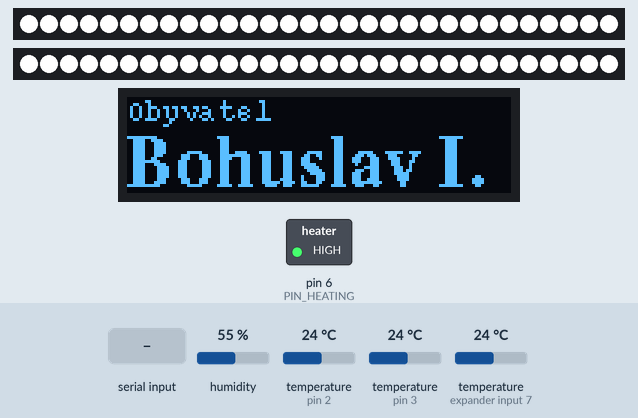
A sketch run on a simulated Arduino Uno, built with avr-gcc and run on an emulated ATmega328P. Shown: 2 × 30 RGB LEDs in strip order, left to right, 128×32 one-colour display, switched loads named in the sketch (green lamp = pin HIGH). Inputs (shaded band) come from the test bench; at power-on: humidity 55 %, temperature (sensors on pin 2, pin 3, expander input 7) 24 °C. The local clock reads 2024-03-15 10:24:30 at power-on unless the sketch sets it; EEPROM starts erased; what the sketch prints to the serial monitor is not drawn.

Above: at 2.1 s.
2.2 s: "h90\n" received over Serial
At 3.9 s:
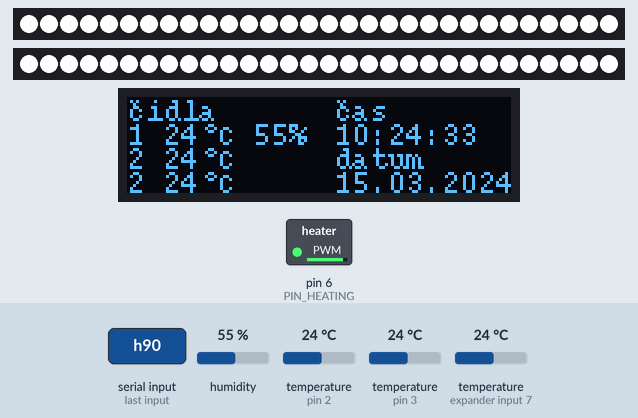
6.2 s: byte 116 ('t') received over Serial
8.5 s: byte 115 ('s') received over Serial
12.5 s: byte 63 ('?') received over Serial
14.5 s: "r90\n" received over Serial
At 15.47 s:
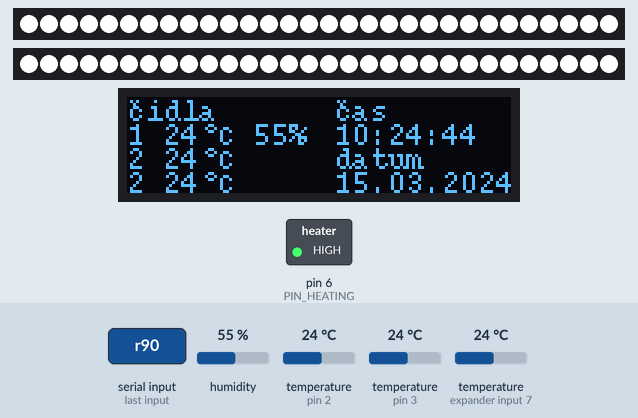
17.0 s: "t90\n" received over Serial
Timing chart, 0 to 20.0 s (numbered marks = the images above; inputs shaded):
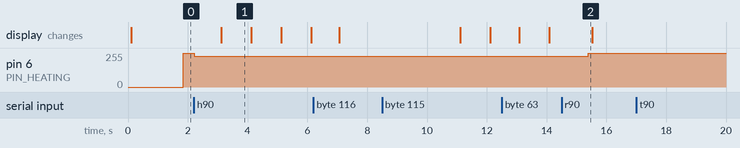

Measured:
- after the input at 2.2 s, pin 6 (PIN_HEATING): 255/255 → 229/255 at once
- after the input at 14.5 s, pin 6 (PIN_HEATING): 229/255 → 255/255 after 0.90 s
- what the display in image 1 shows lasts 1.0 s, from 3.1 s to 4.1 s

The sketch:

terrarium.ino
```cpp
#include <Arduino.h>
#include <EEPROM.h>
#include <OneWire.h>              //http://www.pjrc.com/teensy/arduino_libraries/OneWire.zip
#include <NeoPixelBus.h>          //https://github.com/Makuna/NeoPixelBus/wiki
#include <DallasTemperature.h>    //https://github.com/milesburton/Arduino-Temperature-Control-Library
#include <Adafruit_Sensor.h>      //https://github.com/adafruit/Adafruit_Sensor
#include <DHT.h>                  //https://github.com/adafruit/DHT-sensor-library
#include <U8g2lib.h>              //https://github.com/olikraus/u8g2
#include <U8x8lib.h>              //https://github.com/olikraus/u8g2
#include <RTClib.h>               //https://github.com/adafruit/RTClib

/*

Konektory v ridici jednotce
===========================
                                                       ..
                                                       ..
                                                       ..
        +-----+-----+-----+                            ||
        | SDA |1WIRE| GND |                            ||
        +-----+-----+-----+    +-------+    +-------+  ||
        | SCL |1WIRE| GND |    |TOPENI |    | 5V DC |  ||
        +-----+-----+-----+    +-------+    +-------+  ||
        |LEDS1| +5V |DHT22|    | oo oo |    | oo oo |  ||
        +-----+-----+-----+    +---+---+    +---+---+  ||
        |LEDS2| GND | KEY |    | + | - |    | + | - |  ||
        +-----+-----+-----+    +---+---+    +---+---+  ||
                                                       ||
... ===================================================++


*/
//----------
// Zadratovani

#define PIN_AM2302  2 //teplota a vlhkost
#define PIN_1WIRE   3 //1wire teplomery
#define PIN_LEDS1   4 //prvni ledpasek
#define PIN_LEDS2   5 //druhy ledpasek
#define PIN_HEATING 6 //topeni, PWM (muze bejt 3,5,6,9,10,11)
#define PIN_SDA
#define PIN_SCL

//Konstanty pro tisk polozek
#define PRINT_T1    0x01
#define PRINT_T2    0x02
#define PRINT_T3    0x04
#define PRINT_RH1   0x08
#define PRINT_COLOR 0x10
#define PRINT_DATE  0x20
#define PRINT_TIME  0x40
#define PRINT_HEAT  0x80
#define PRINT_ALL   0xFFFF

//----------------------------------------------------------------
// Udalosti
#define EV_PROC       0x01
#define EV_SEC        0x02
#define EV_MIN        0x04
#define EV_INIT       0x08
#define EV_DONE       0x10
#define EV_MEAREQ     0x20
#define EV_STATREQ    0x40
#define EV_DISP_INIT  0x80

uint8_t events; //udalosti

void set_event(uint8_t mask) {
  //TODO: mozna nejak zatomizovat, co az mi hrabne a bude se neco dit v preruseni
  events|=mask;
}

uint8_t tstclr_event(uint8_t mask) {
  //TODO: mozna nejak zatomizovat, co az mi hrabne a bude se neco dit v preruseni
  if (events&mask) {
    events&=~mask;
    return mask;
  }
  return 0;
}

//----------------------------------------------------------------
// Zalohovana pamet

typedef struct {
  RgbColor color=new RgbColor();
  int heating;
  uint8_t stone_temp;
} NVRAM;

NVRAM nvram;  //zalohovana pamet

void nvram_init() {
  uint8_t* ptr;
  uint8_t i;

  memset(&nvram,0,sizeof(NVRAM)); //nejprve vynulujeme
  ptr=(uint8_t*)&nvram; //tady je pamet
  for (i=0;i<sizeof(NVRAM);i++) ptr[i]=EEPROM.read(i); //cteme z eepromky do ramky
  //nvram.heating=20;  //zatim odhad nejakeho normalniho topeni
  //nvram.color=RgbColor(1,1,1); //aspon neco
}

void nvram_update() {
  uint8_t* ptr;
  uint8_t i;

  ptr=(uint8_t*)&nvram; //tady je pamet
  for (i=0;i<sizeof(NVRAM);i++) EEPROM.update(i,ptr[i]); //ochrana proti ohoblovani eeprom (zapis jen kdyz je zmena)
}

//Obezlicky, aby to vypadalo jako uplne normalni promenna
#define color nvram.color
#define heating nvram.heating
#define stone_temp nvram.stone_temp

//----------------------------------------------------------------
// Aktualni stavy teraria

float t1,t2,t3,rh1;

//----------------------------------------------------------------
// Pomocne kravinky

int sectick;

char printbuffer[64]; //bufik pro tisk
#define get_print_buffer() printbuffer

int bcd2bin(int bcd) {
  return (((bcd>>4)&15)*10)+(bcd&15);
}

int float2int(float f) {
  return (int)(f+0.5);
}

//----------------------------------------------------------------
// RTC

RTC_DS1307 rtc;
DateTime now;

void printbuffer_time(void) {
  sprintf(get_print_buffer(),"%02d:%02d:%02d",now.hour(),now.minute(),now.second()); //"00:00:00"
}

void printbuffer_date(void) {
  sprintf(get_print_buffer(),"%02d.%02d.%04d",now.day(),now.month(),now.year()); //"12.12.2017"
}

void rtc_proc() {
  int sec=now.second(); //schovame si vybrane hodnoty
  int min=now.minute(); // pred zjistenim noveho casu
  now=rtc.now(); //natankujeme cas z RTC
  if (sec!=now.second()) set_event(EV_SEC); //vterinova udalost
  if (min!=now.minute()) set_event(EV_MIN); //minutova udalost
}

void set_rtc(DateTime ts) {
  rtc.adjust(ts); //dle dodaneho razidla nastavime
  rtc_proc(); //a provedeme proceduru, cimz se to nasaje do systemoveho casu
  debug_print_set(PRINT_TIME|PRINT_DATE); //a ukazeme, co jsme provedli
}

//----------------------------------------------------------------
//LED pasek

const uint16_t PixelCount = 30; //oba pasky maji 30 ledek

NeoPixelBus<NeoGrbFeature, Neo800KbpsMethod> strip1(PixelCount, PIN_LEDS1);
NeoPixelBus<NeoGrbFeature, Neo800KbpsMethod> strip2(PixelCount, PIN_LEDS2);

void set_color(RgbColor c) {
  color.R=c.R; //schovame si
  color.G=c.G; // barvicku
  color.B=c.B; //  pro budouci generace
  strip1.ClearTo(color); //prvni pasek naladujeme barvou
  strip1.Show(); //a zobrazime
  strip2.ClearTo(color); //druhy pasek naladujem barvou
  strip2.Show(); //a zobrazime
  debug_print_set(PRINT_COLOR); //a ukazeme, co jsme provedli
}

//----------------------------------------------------------------
// Dallas 1wire

OneWire wire1(PIN_1WIRE);
// vytvoření instance senzoryDS z knihovny DallasTemperature
DallasTemperature ds18b20(&wire1);

void wire1_read(void) {
  ds18b20.requestTemperatures();
  t2=ds18b20.getTempCByIndex(0);
  t3=ds18b20.getTempCByIndex(1);
  debug_print(F("1wire read"),PRINT_T2|PRINT_T3);
}

//----------------------------------------------------------------
// AM2302 alias DTH22

DHT am2302(PIN_AM2302, DHT22);

void am2302_read() {
  t1=am2302.readTemperature(); //cteme teplotu
  rh1=am2302.readHumidity(); //cteme vlhkost

  // Check if any reads failed and exit early (to try again).
  if (isnan(t1) || isnan(rh1)) {
    Serial.println(F("Failed to read from DHT sensor!"));
    return;
  }
  debug_print(F("AM2302 read"),PRINT_T1|PRINT_RH1);
}

//----------------------------------------------------------------
// Topeni

void set_heating(int percent) {
  unsigned int x;

  if (percent<=0) { //je to nula nebo jeste min, takze to je spatne
    digitalWrite(PIN_HEATING,0);
    percent=0;
  } else if (percent>=100) { //je to vic jak maximum
    digitalWrite(PIN_HEATING,1);
    percent=100;
  } else { //je to neco rozumneho
    x=(unsigned int)percent; //udelame bez znamenka
    x*=653; //bulharska konstanta aneb int(255/100*256)
    x>>=8;  //zahodim binarni mista
    analogWrite(PIN_HEATING, x);  //takhle snadno zatopim pomoci pwm
  }
  heating=percent;
  debug_print_set(PRINT_HEAT);
}
/*
 * Nejaky namereny hodnoty
 * status: t1=23.00 t2=33.06 t3=23.75 rh1=46.70 heating=30.00 color=1,1,1 time=22:08:23 date=04.11.2019 ale furt leze nahoru
 */

//----------------------------------------------------------------
// Teplotni regulator

#define temperature_regulator_fb  t2  //kde mame mereni teploty
#define REG_TRIGGER 0.3F

void stone_temp_proc(void) {
  float f;
  int x;

  if (stone_temp==0) return; //pokud si neprejeme regulaci, tak na to dlabeme
  f=((float)(stone_temp))-((float)(t2)); //spocteme rozdil teplot
  Serial.print(F("REGULATOR: pozadovana teplota "));
  Serial.print(stone_temp);
  Serial.print(F(", rozdil teplot "));
  Serial.print(f);
  Serial.print(F(", "));
  if (f>(REG_TRIGGER)) {
    f*=80;
    x=100;
    if (f<100) {
      x=(int)f;
    }
  }
  set_heating(x); //zkusime to nastavit, ochrana proti kravinam je zabudovana v set_heating
  /*
  Serial.print(F("REGULATOR: pozadovana teplota "));
  Serial.print(stone_temp);
  if ((temperature_regulator_fb)>(stone_temp)) {
    x=0;
  } else {
    x=100;
  }
  Serial.print(F(", "));
  set_heating(x); //zkusime to nastavit, ochrana proti kravinam je zabudovana v set_heating
  */
  /*
  f=((float)(stone_temp))-((float)(t2)); //spocteme rozdil teplot
  x=heating; //tolik bylo pred akci
  if (f>(REG_TRIGGER)) { //pokud je rozdil vetsi
    x++;
  } else if (f<(-(REG_TRIGGER))) {
    x--;
  }
  Serial.print(F("REGULATOR: pozadovana teplota "));
  Serial.print(stone_temp);
  Serial.print(F(", rozdil teplot "));
  Serial.print(f);
  Serial.print(F(", topeni pred "));
  Serial.print(heating);
  Serial.print(F(", "));
  set_heating(x); //zkusime to nastavit, ochrana proti kravinam je zabudovana v set_heating
  */
}

//----------------------------------------------------------------
//Displej

U8G2_SSD1306_128X32_UNIVISION_F_HW_I2C u8g2(U8G2_R0, /* reset=*/ U8X8_PIN_NONE);  // Adafruit ESP8266/32u4/ARM Boards + FeatherWing OLED

#define LINE_SIZE 8               //pocet bodu na radek
#define LINE1 0                  //prvni radek
#define LINE2 (LINE1+LINE_SIZE*1) //druhy radek
#define LINE3 (LINE1+LINE_SIZE*2) //treti radek
#define LINE4 (LINE1+LINE_SIZE*3) //cvrty radek

#define TEMPS_COLUMN 0        //sloupec pro teploty
#define RH_COLUMN 32  //sloupec pro vlhkosti
#define RTC_COLUMN 69 //cloupec pro cas a datum

static const unsigned char bitmap_hacek[] U8X8_PROGMEM ={0x05,0x02};
static const unsigned char bitmap_stupen[] U8X8_PROGMEM ={0x06,0x09,0x06};

void hacek(int x,int y) {
  u8g2.drawXBMP(x+1,y+1,3,2,bitmap_hacek);
}

void stupen(int x,int y) {
  u8g2.drawXBMP(x+1,y+1,4,3,bitmap_stupen);
  u8g2.drawStr(x+5,y,"C");
}

/*
void rollLeft() {
  uint8_t *p;
  int sx,sy,i;

  sx=u8g2.getBufferTileWidth()*8;

  p=u8g2.getBufferPtr();
  for (i=u8g2.getBufferTileHeight();i!=0;i--) {
    memcpy(p,p+1,sx-1);
    p[sx-1]=0;
    p+=sx;
  }
  u8g2.sendBuffer();
}
  //delay(1000);for (i=0;i<100;i++) {rollLeft();delay(10);}
*/

void display_proc(int screen) {
  if (tstclr_event(EV_DISP_INIT)!=0) { //pokud je pozadavek na inicializaci
    u8g2.begin(); //a provedeme inicializaci
  }

  int x1,x2;
  u8g2.setFontRefHeightExtendedText();
  u8g2.setDrawColor(1);
  u8g2.setFontPosTop();
  u8g2.setFontDirection(0);
  u8g2.setFont(u8g2_font_courR08_tr);
  u8g2.clearBuffer();
  switch (screen) {
    case 1: //zobrazeni aktualnich stavu, bohuzel arduino neumi formatovat float, tak nejpreve potupny prevod na int
      //teploty a RH
      u8g2.drawStr(TEMPS_COLUMN,LINE1,"cidla");
      x1=float2int(t1);
      x2=float2int(rh1);
      sprintf(get_print_buffer(),"1 %02d   %02d%%",x1,x2); //"1 00   99%"
      u8g2.drawStr(TEMPS_COLUMN,LINE2,get_print_buffer());
      x1=float2int(t2);
      sprintf(get_print_buffer(),"2 %02d",x1); //"2 88"
      u8g2.drawStr(TEMPS_COLUMN,LINE3,get_print_buffer());
      x1=float2int(t3);
      sprintf(get_print_buffer(),"2 %02d",x1); //"3 88"
      u8g2.drawStr(TEMPS_COLUMN,LINE4,get_print_buffer());
      hacek(TEMPS_COLUMN,LINE1);
      stupen(TEMPS_COLUMN+25,LINE2);
      stupen(TEMPS_COLUMN+25,LINE3);
      stupen(TEMPS_COLUMN+25,LINE4);
      //cas a datum
      u8g2.drawStr(RTC_COLUMN,LINE1,"cas");
      printbuffer_time();
      u8g2.drawStr(RTC_COLUMN,LINE2,get_print_buffer());
      u8g2.drawStr(RTC_COLUMN,LINE3,"datum");
      printbuffer_date();
      u8g2.drawStr(RTC_COLUMN,LINE4,get_print_buffer());
      hacek(RTC_COLUMN,LINE1);
      break;
    default: //uvodni displej
      u8g2.drawStr(0,LINE1,"Obyvatel");
      u8g2.setFont(u8g2_font_timB18_tr);
      u8g2.drawStr(0,LINE1+12,"Bohuslav I.");
      break;
  }
  u8g2.sendBuffer();
}

//----------------------------------------------------------------
//Seriak

#define SERIAL_TIMEOUT (-1)

//ukaz hlavicku
void show_head(void) {
  Serial.println(F("\n\nTerrarium v1.2\n==============\n"));
}

//Ukaz help
void show_help(void) {
  show_head();
  Serial.println(F(
  "(?)help"\
  "\n(s)tatus"\
  "\n(m)easure"\
  "\n(c)olor RRGGBB       items in hex"\
  "\n(t)ime hhmmssDDMMYY  items in bcd format"\
  "\n(h)eating PP         power in percent, bcd format"\
  "\n")); //na zaver dvojity odradkovani (druhy je od println);
}

void println(void) {
  Serial.print(F("\n"));
}

void print_space(void) {
  Serial.print(' ');
}

void print_equal(void) {
  Serial.print('=');
}

void print_comma(void) {
  Serial.print(',');
}

void print_item(char* name, float value) {
  print_space();
  Serial.print(name);
  print_equal();
  Serial.print(value);
}

void print_rgb(char* name, RgbColor c) {
  print_space();
  Serial.print(name);
  print_equal();
  Serial.print(c.R);
  print_comma();
  Serial.print(c.G);
  print_comma();
  Serial.print(c.B);
}

//procedura tisku podle masky
void print_proc(int mask) {
  if (mask&PRINT_T1) print_item("t1",t1);
  if (mask&PRINT_T2) print_item("t2",t2);
  if (mask&PRINT_T3) print_item("t3",t3);
  if (mask&PRINT_RH1) print_item("rh1",rh1);
  if (mask&PRINT_HEAT) print_item("heating",heating);
  if (mask&PRINT_COLOR) print_rgb("color",color);
  if (mask&PRINT_TIME) {
    Serial.print(F(" time="));
    printbuffer_time();
    Serial.print(get_print_buffer());
  }
  if (mask&PRINT_DATE) {
    Serial.print(F(" date="));
    printbuffer_date();
    Serial.print(get_print_buffer());
  }
  println();
}

//tisk ladicich informaci
void debug_print(__FlashStringHelper* msg, int mask) {
  Serial.print(msg);
  print_proc(mask);
}

//tisk ladicich informaci, na uvod je slovo set
void debug_print_set(int mask) {
  debug_print(F("set"),mask); //a ukazeme, co jsme provedli
}

//cte prave jeden znak, prevede na maly pismenka
int read_char(void) {
  char c;

  c=Serial.read();
  if ((c>='A')&&(c<='Z')) c=c-'A'+'a';
  return c;
}

//Cteme hexa cislici, pokud neni, vraci SERIAL_TIMEOUT
int read_hexn(void) {
  char c;

  c=read_char(); //cteme pismeno
  if (c==SERIAL_TIMEOUT) return SERIAL_TIMEOUT; //timeout, slus
  if ((c>='0')&&(c<='9')) return c-'0';
  if ((c>='a')&&(c<='f')) return c-'a'+10;
  return SERIAL_TIMEOUT;
}

//cte hexa bajt (8 bitu)
int read_hexb(void) {
  int n1,n2;

  n1=read_hexn(); //horni pulka
  if (n1==SERIAL_TIMEOUT) return SERIAL_TIMEOUT; //pokud timeout, tak slus
  n2=read_hexn(); //dolni pulka
  if (n2==SERIAL_TIMEOUT) return SERIAL_TIMEOUT;  //pokud timeout, tak slus
  return (n1<<4)+n2; //vyrobime vysledek
}

//cte hexa word (16 bitu)
long read_hexw(void) {
  int b1,b2;

  b1=read_hexb(); //horni pulka
  if (b1==SERIAL_TIMEOUT) return SERIAL_TIMEOUT; //pokud timeout, tak slus
  b2=read_hexb(); //dolni pulka
  if (b2==SERIAL_TIMEOUT) return SERIAL_TIMEOUT;  //pokud timeout, tak slus
  return (b1<<8)+b2; //vyrobime vysledek
}

//nacte rtc ze seriaku
DateTime read_rtc(void) {
  int x1,x2,x3,x4,x5,x6;

  if ((x1=read_hexb())>=0)              //postupne
    if ((x2=read_hexb())>=0)            //nabereme
      if ((x3=read_hexb())>=0)          //polozky
        if ((x4=read_hexb())>=0)        //s testem
          if ((x5=read_hexb())>=0)      //timeoutu
            if ((x6=read_hexb())>=0) {  //a kdyz to klapne
              return DateTime(bcd2bin(x6)+2000,bcd2bin(x5),bcd2bin(x4),bcd2bin(x1),bcd2bin(x2),bcd2bin(x3)); //tak slava nazdar vejletu
            }
  return now;                           //nejakej prusvih, vracime ted
}

//Nacte barvu ze seriaku
RgbColor read_color(void) {
  int x1,x2,x3;

  if ((x1=read_hexb())>=0)         //postupne
    if ((x2=read_hexb())>=0)       //nabereme RGB slozky
      if ((x3=read_hexb())>=0) {   //s testem timeoutu
        return RgbColor(x1,x2,x3); //a kdyz to klapne, tak hura
      }
  return color;                    //pokud problem, vracime co bylo
}

//Nacte topeni ze seriaku
int read_heating(void) {
  int x;

  x=read_hexb();        //bereme hexabajt
  if (x>0x99) {         //pokud je to vic jak 99,
    return 100;         //tak fakt jen 100%
  } else  if (x>=0) {   //pokud je to 0-99
    return bcd2bin(x);  //tak z toho udelame binarni cislicko
  } else {              //a pokud je to uplna kravina
    return heating;     //tak vracime co bylo posledne
  }
}

int read_stone_temperature(void) {
  int x;

  x=read_hexb();        //bereme hexabajt
  if (x>0x99) {         //pokud je to vic jak 99,
    return 100;         //tak fakt jen 100%
  } else  if (x>=0) {   //pokud je to 0-99
    return bcd2bin(x);  //tak z toho udelame binarni cislicko
  } else {              //a pokud je to uplna kravina
    return stone_temp;  //tak vracime co bylo posledne
  }
}

//Akce na seriovem portu
void serial_proc(void) {
  char c;

  if (Serial.available()==0) return; //pokud na seriaku klid, tak slus
  c=read_char(); //nacteme prikaz
  switch (c) { //rozeskok dle prikazu
    case 't': //nastaveni rtc
      set_rtc(read_rtc()); //ze seriaku nacteme DateTime a to nastavime
      break;
    case 'c': //nastaveni barvy
      set_color(read_color()); //ze seriaku nabereme barvu a tu nastavime
      nvram_update(); //ulozime pro priste
      break;
    case 'h': //topeni
      set_heating(read_heating());
      nvram_update(); //ulozime pro priste
      break;
    case 'r': //nastaveni regulatoru teploty na sutru
      stone_temp=read_stone_temperature();
      nvram_update(); //ulozime pro priste
    case 'm': //pozadavek mereni
      set_event(EV_MEAREQ); //nahodime pozadavek na mereni
      break;
    case 's': //pozadavek na data
      set_event(EV_STATREQ); //nahodime pozadavek na mereni
      break;
    case '?':
      show_help(); //ukaz napovedu
      break;
  }
}

//----------------------------------------------------------------
// Udalosti a jejich reseni

//Start celyho blazince
void ev_init() {
  //Inicializace zalohovane pameti
  nvram_init();

  //Inicializace seriaku
  Serial.begin(9600);
  show_head();

  //Inicializace LED pasku
  strip1.Begin();
  strip2.Begin();
  set_color(color); //nastavime posledne ulozenou hodnotu

  //Inicializace dipleje
  set_event(EV_DISP_INIT); //nahodime priznak pozadavku inicializace
  display_proc(0); //a provedeme proceduru displeje, ktera vlastni inicializaci provede

  //inicializace vlhko a teplomeru
  am2302.begin();
  am2302_read();

  //inicializace dallas teplomeru
  ds18b20.begin();
  wire1_read();

  //inicializace topeni
  pinMode(PIN_HEATING, OUTPUT); //drat bude vystup
  set_heating(heating); //nastavime posledne ulozenou hodnotu


  //inicializace RTC
  if (rtc.begin()) { //startujem
    if (! rtc.isrunning()) { //pokud nebezelo,
      set_rtc(DateTime(2018,1,1,0,0,0));
    }
  } else {
    Serial.println(F("Couldn't find RTC"));
  }
}

//nova minuta
void ev_min() {
  set_event(EV_MEAREQ|EV_DISP_INIT); //jednou za minutu muzeme zmerit okoli, to nas asik nezabije
}

//nova vterina
void ev_sec() {
  sectick++;
  display_proc(((sectick)>>2)&1);
}

//nudime se
void proc() {
  if (tstclr_event(EV_MEAREQ)) { //pozadavek mereni
    am2302_read(); //cteme vlhko a teplo
    wire1_read(); //cteme jednodraty
    stone_temp_proc(); //regulace teploty na sutru
  } else if (tstclr_event(EV_STATREQ)) { //pozadavek na vyplivnuti dat
    Serial.print(F("status:"));
    print_proc(PRINT_ALL);
  } else { //nuda v brne
    serial_proc();
    rtc_proc();
  }
}

//----------------------------------------------------------------
//Prilepeni udalosti na arduinosystem

//pocatek vsehomira
void setup() {
  events=EV_INIT; //nahodime si priznak incializace
}

//hlavni smyce adruina, tady jen rozdeleni do hlavnich udalosti
void loop() {
  if (tstclr_event(EV_INIT)) {
    ev_init(); //inicializace
  } else if (tstclr_event(EV_SEC)) {
    ev_sec(); //vterina
  } else if (tstclr_event(EV_MIN)) {
    ev_min(); //minuta
  } else if (tstclr_event(EV_DONE)) {
    //TODO: jak se dozvim o vypadku? a co budeme delat?
  } else if (tstclr_event(EV_PROC)) {
    proc(); //furtakce
  } else { //vsechny udalosti vyreseny
    set_event(EV_PROC); //takhe si zase nahodime takovy to furtnecodelam
    delay(50); //ale nebudem to prehanet, mozna to poslat chrapat, at to nezere, nebo proste nevim
  } //zvlastni je, ze kdyz je to min nez 10, tak zacne zlobit seriova komunikace. Proc? nemam paru
}
```
